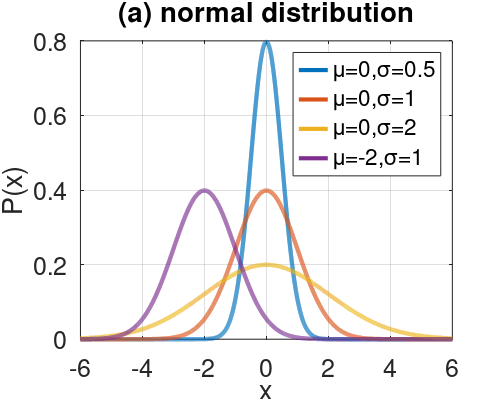
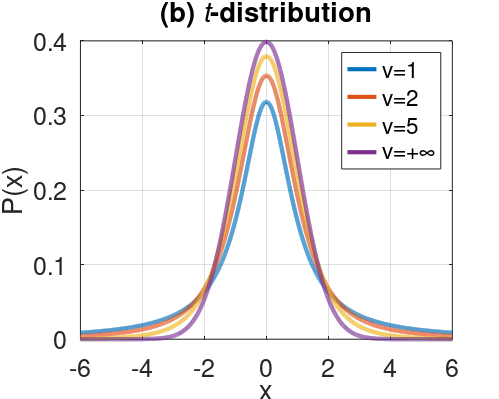

Write MATLAB code to recreate these figures, in order. (Note: this script raises an error after producing the figures.)
clc;clear;close all;
x=linspace(-6,6,10001);
y1 = pdf('Normal',x,0,0.5);
y2 = pdf('Normal',x,0,1);
y3 = pdf('Normal',x,0,2);
y4 = pdf('Normal',x,-2,1);

fig=figure();
hold on;grid on;box on;
plot(x,y1,'linewidth',3)
plot(x,y2,'linewidth',3)
plot(x,y3,'linewidth',3)
plot(x,y4,'linewidth',3)
title('(a) normal distribution');
xlabel('x');
ylabel('P(x)');
legend('\mu=0,\sigma=0.5','\mu=0,\sigma=1','\mu=0,\sigma=2','\mu=-2,\sigma=1');
set(gca,'fontsize',18);
set(fig,'Position',[100 450 500 400]);
set(fig,'PaperPositionMode','auto');

%% t-distribution
clc;clear;%close all;
fig=figure();
x=linspace(-6,6,10001);
y1 = pdf('T',x,1);
y2 = pdf('T',x,2);
y3 = pdf('T',x,5);
y4 = pdf('normal',x,0,1);
hold on;grid on;box on;
plot(x,y1,'linewidth',3)
plot(x,y2,'linewidth',3)
plot(x,y3,'linewidth',3)
plot(x,y4,'linewidth',3)
title('(b) {\itt}-distribution');
xlabel('x');
ylabel('P(x)');
legend('\nu=1','\nu=2','\nu=5','\nu=+\infty');
set(gca,'fontsize',18);
set(fig,'Position',[600 450 500 400]);
set(fig,'PaperPositionMode','auto');

%% Chi-squared distribution
clc;clear;%close all;
fig=figure();
x=linspace(0,10,10001);
y1 = pdf('Chisquare',x,1);
y2 = pdf('Chisquare',x,2);
y3 = pdf('Chisquare',x,3);
y4 = pdf('Chisquare',x,4);
y5 = pdf('Chisquare',x,5);
y6 = pdf('Chisquare',x,6);
y7 = pdf('Chisquare',x,7);
hold on;grid on;box on;
plot(x,y1,'linewidth',3)
plot(x,y2,'linewidth',3)
plot(x,y3,'linewidth',3)
plot(x,y4,'linewidth',3)
plot(x,y5,'linewidth',3)
plot(x,y6,'linewidth',3)
plot(x,y7,'linewidth',3)
title('(c) chi-squared distribution');
ylim([0,0.5])
xlabel('x');
ylabel('P(x)');
legend('k=1','k=2','k=3','k=4','k=5','k=6','k=7');
set(gca,'fontsize',18);
set(fig,'Position',[100 50 500 400]);
set(fig,'PaperPositionMode','auto');

%% F-distribution
clc;clear;%close all;
fig=figure();
x=linspace(0,3,10001);
y1 = pdf('F',x,1,1);
y2 = pdf('F',x,5,1);
y3 = pdf('F',x,10,2);
y4 = pdf('F',x,10,10);
y5 = pdf('F',x,100,100);
hold on;grid on;box on;
plot(x,y1,'linewidth',3)
plot(x,y2,'linewidth',3)
plot(x,y3,'linewidth',3)
plot(x,y4,'linewidth',3)
plot(x,y5,'linewidth',3)
title('(d) {\itF}-distribution');
ylim([0,2.2])
xlabel('x');
ylabel('P(x)');
legend('d1=1, d2=1','d1=5, d2=1','d1=10, d2=2',...
    'd1=10, d2=10','d1=100, d2=100');
set(gca,'fontsize',18);
set(fig,'Position',[600 50 500 400]);
set(fig,'PaperPositionMode','auto');
